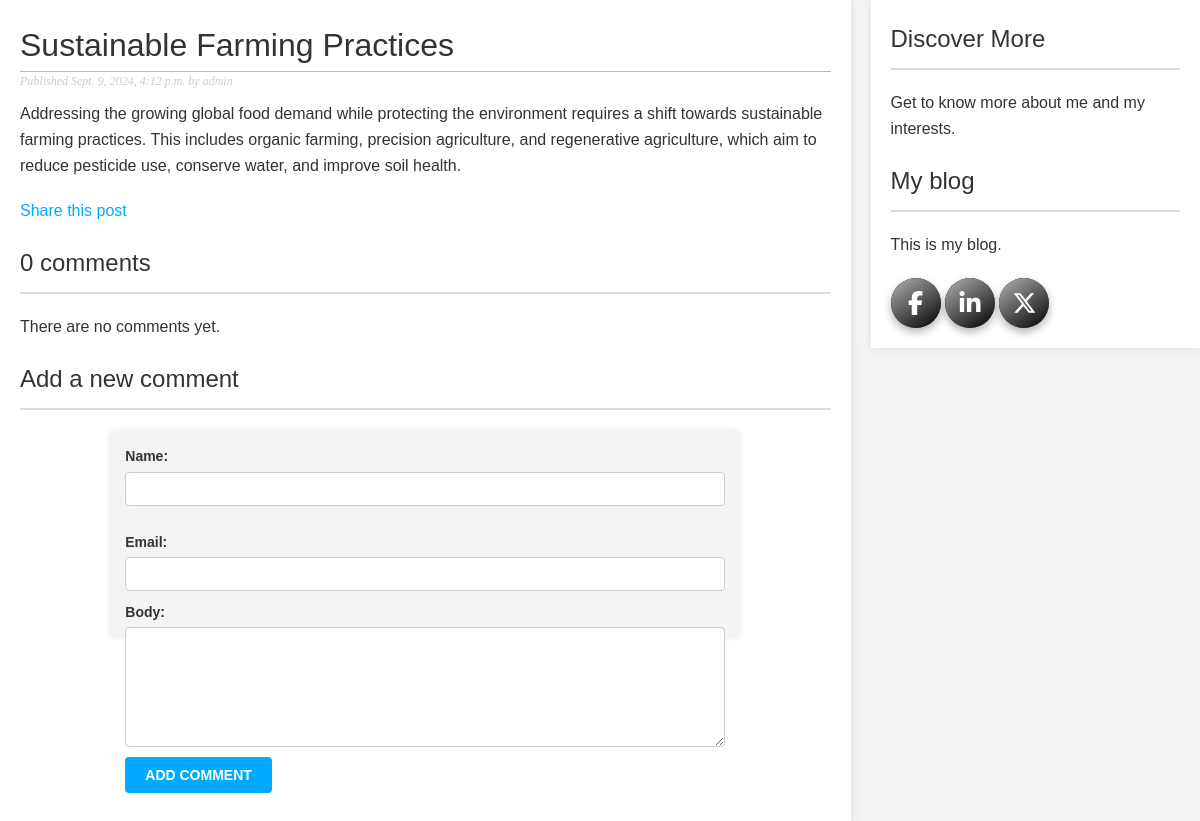
The app's page /blog/2024/9/9/sustainable-farming-practices/ with its own data.
### blog/models.py (models this page shows, shortened)
class Post(models.Model):
    class Status(models.TextChoices):
        DRAFT = 'DF', 'Draft'
        PUBLISHED = 'PB', 'Published'
    title = models.CharField(max_length=250)
    slug = models.SlugField(
        max_length=250,
        unique_for_date='publish'
    )
    author = models.ForeignKey(
        settings.AUTH_USER_MODEL,
        on_delete=models.CASCADE,
        related_name='blog_posts'
    )
    body = models.TextField()
    publish = models.DateTimeField(default=timezone.now)
    created = models.DateTimeField(auto_now_add=True)
    updated = models.DateTimeField(auto_now=True)
    status = models.CharField(
        max_length=2,
        choices=Status,
        default=Status.DRAFT
    )
    objects = models.Manager()  # The default manager.
    published = PublishedManager()  # Our custom manager.
    class Meta:
        ordering = ['-publish']
        indexes = [
            models.Index(fields=['-publish']),
        ]

### blog/views.py (the view)
def post_detail(request, year, month, day, post):
    post = get_object_or_404(
        Post,
        status=Post.Status.PUBLISHED,
        slug=post,
        publish__year=year,
        publish__month=month,
        publish__day=day,
    )
    comments = post.comments.filter(active=True)
    form = CommentForm()
    return render(
        request,
        'blog/post/detail.html',
        {
            'post': post,
            'comments': comments,
            'form': form
        },
    )

### blog/forms.py
class CommentForm(forms.ModelForm):
    class Meta:
        model = Comment
        fields = ['name', 'email', 'body']

### blog/templates/blog/post/detail.html (shortened to what this page needs)
{% extends "blog/base.html" %}
{% block content %}
  <h1>{{ post.title }}</h1>
  <p class="date">
    Published {{ post.publish }} by {{ post.author }}
  </p>
  {{ post.body|linebreaks }}
  <p>
    <a href="{% url "blog:post_share" post.id %}">
      Share this post
    </a>
  </p>
  {% with comments.count as total_comments %}
    <h2>
      {{ total_comments }} comment{{ total_comments|pluralize }}
    </h2>
  {% endwith %}
  {% for comment in comments %}
    <div class="comment">
      <p class="info">
        Comment {{ forloop.counter }} by {{ comment.name }}
        {{ comment.created }}
      </p>
      {{ comment.body|linebreaks }}
    </div>
  {% empty %}
    <p>There are no comments yet.</p>
  {% endfor %}
  {% include "blog/post/includes/comment_form.html" %}
{% endblock %}

### blog/static/css/blog.css (style rules this page uses)
body { margin: 0; padding: 0; font-family: helvetica, sans-serif; }
a { color: #00abff; text-decoration: none; }
h1 { font-weight: normal; border-bottom: 1px solid #bbb; padding: 0 0 10px 0; }
h2 { font-weight: normal; margin: 30px 0 0; }
p.date { color: #ccc; font-family: georgia, serif; font-size: 12px; font-style: italic; }
label { float: left; clear: both; color: #333; margin-bottom: 4px; }
input, textarea { clear: both; float: left; margin: 0 0 10px; background: #ededed; border: 0; padding: 6px 10px; font-size: 12px; }
.date { font-size: 13px; color: #777; margin-bottom: 10px; font-family: 'Arial', sans-serif; }
.comment-form label { display: block; margin-bottom: 4px; font-weight: bold; color: #333; font-size: 14px; }
.comment-form input[type="text"], .comment-form input[type="email"], .comment-form textarea { width: 100%; padding: 8px; border: 1px solid #ccc; border-radius: 4px; font-size: 14px; background-color: #fff; box-sizing: border-box; transition: border-color 0.3s ease; }
.comment-form textarea { height: 120px; }
body, h1, h2, p { margin: 0; padding: 0; }
body { font-family: Arial, sans-serif; line-height: 1.6; background-color: #f4f4f4; color: #333; display: flex; justify-content: center; align-items: flex-start; min-height: 100vh; }
h2 { border-bottom: 2px solid #ddd; padding-bottom: 10px; margin-bottom: 20px; }
p { margin-bottom: 20px; }

### records on screen
Post: title "Sustainable Farming Practices", publish "Sept. 9, 2024, 4:12 p.m.", author "admin", body "Addressing the growing global food demand while protecting the environment requires a shift towards sustainable farming practices. This includes organic farming, precision agriculture, and regenerative agriculture, which aim to reduce pesticide use, conserve water, and improve soil health."

### other values on screen
{{ total_comments }} "0"
